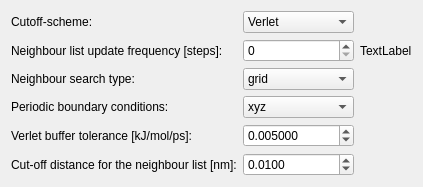
  <widget class="QWizardPage" name="neighbourSearchWizardPage">
   <property name="title">
    <string>Neighbour searching</string>
   </property>
   <property name="subTitle">
    <string>Neighbour searching options</string>
   </property>
   <attribute name="pageId">
    <string notr="true">neighboursearchwizardpage</string>
   </attribute>
   <layout class="QGridLayout" name="gridLayout_4">
    <item row="4" column="1">
     <widget class="QDoubleSpinBox" name="verlet_buffer_toleranceDoubleSpinBox">
      <property name="decimals">
       <number>6</number>
      </property>
      <property name="maximum">
       <double>999999999999.000000000000000</double>
      </property>
      <property name="value">
       <double>0.005000000000000</double>
      </property>
     </widget>
    </item>
    <item row="3" column="1">
     <widget class="QComboBox" name="pbcComboBox">
      <item>
       <property name="text">
        <string>xyz</string>
       </property>
      </item>
      <item>
       <property name="text">
        <string>xy</string>
       </property>
      </item>
      <item>
       <property name="text">
        <string>no</string>
       </property>
      </item>
     </widget>
    </item>
    <item row="1" column="0">
     <widget class="QLabel" name="label_15">
      <property name="text">
       <string>Neighbour list update frequency [steps]:</string>
      </property>
     </widget>
    </item>
    <item row="1" column="1">
     <widget class="QSpinBox" name="nstlistSpinBox"/>
    </item>
    <item row="2" column="0">
     <widget class="QLabel" name="label_25">
      <property name="text">
       <string>Neighbour search type:</string>
      </property>
     </widget>
    </item>
    <item row="0" column="0">
     <widget class="QLabel" name="label_14">
      <property name="text">
       <string>Cutoff-scheme:</string>
      </property>
     </widget>
    </item>
    <item row="3" column="0">
     <widget class="QLabel" name="label_26">
      <property name="text">
       <string>Periodic boundary conditions:</string>
      </property>
     </widget>
    </item>
    <item row="2" column="1">
     <widget class="QComboBox" name="ns_typeComboBox">
      <item>
       <property name="text">
        <string>grid</string>
       </property>
      </item>
      <item>
       <property name="text">
        <string>simple</string>
       </property>
      </item>
     </widget>
    </item>
    <item row="4" column="0">
     <widget class="QLabel" name="label_27">
      <property name="text">
       <string>Verlet buffer tolerance [kJ/mol/ps]:</string>
      </property>
     </widget>
    </item>
    <item row="0" column="1">
     <widget class="QComboBox" name="cutoff_schemeComboBox">
      <item>
       <property name="text">
        <string>Verlet</string>
       </property>
      </item>
      <item>
       <property name="text">
        <string>Group</string>
       </property>
      </item>
     </widget>
    </item>
    <item row="1" column="2">
     <widget class="QLabel" name="nstListTimeLabel">
      <property name="text">
       <string>TextLabel</string>
      </property>
     </widget>
    </item>
    <item row="5" column="0">
     <widget class="QLabel" name="label_28">
      <property name="text">
       <string>Cut-off distance for the neighbour list [nm]:</string>
      </property>
     </widget>
    </item>
    <item row="5" column="1">
     <widget class="QDoubleSpinBox" name="rlistDoubleSpinBox">
      <property name="decimals">
       <number>4</number>
      </property>
      <property name="maximum">
       <double>999999999999.000000000000000</double>
      </property>
      <property name="value">
       <double>0.010000000000000</double>
      </property>
     </widget>
    </item>
   </layout>
  </widget>
